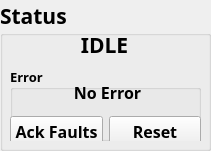
  <widget class="QGroupBox" name="groupBox_2">
   <property name="geometry">
    <rect>
     <x>30</x>
     <y>80</y>
     <width>211</width>
     <height>151</height>
    </rect>
   </property>
   <property name="font">
    <font>
     <family>Bahnschrift SemiBold</family>
     <pointsize>16</pointsize>
     <weight>75</weight>
     <bold>true</bold>
    </font>
   </property>
   <property name="title">
    <string>Status</string>
   </property>
   <widget class="QWidget" name="layoutWidget">
    <property name="geometry">
     <rect>
      <x>10</x>
      <y>30</y>
      <width>191</width>
      <height>111</height>
     </rect>
    </property>
    <layout class="QVBoxLayout" name="verticalLayout_2">
     <item>
      <widget class="QLabel" name="Cur_State">
       <property name="sizePolicy">
        <sizepolicy hsizetype="Fixed" vsizetype="Fixed">
         <horstretch>0</horstretch>
         <verstretch>0</verstretch>
        </sizepolicy>
       </property>
       <property name="minimumSize">
        <size>
         <width>189</width>
         <height>22</height>
        </size>
       </property>
       <property name="text">
        <string>IDLE</string>
       </property>
       <property name="alignment">
        <set>Qt::AlignCenter</set>
       </property>
      </widget>
     </item>
     <item>
      <widget class="QGroupBox" name="groupBox_3">
       <property name="font">
        <font>
         <pointsize>10</pointsize>
        </font>
       </property>
       <property name="title">
        <string>Error</string>
       </property>
       <property name="alignment">
        <set>Qt::AlignLeading|Qt::AlignLeft|Qt::AlignVCenter</set>
       </property>
       <widget class="QLabel" name="Faults_state">
        <property name="geometry">
         <rect>
          <x>20</x>
          <y>15</y>
          <width>155</width>
          <height>22</height>
         </rect>
        </property>
        <property name="sizePolicy">
         <sizepolicy hsizetype="Fixed" vsizetype="Fixed">
          <horstretch>0</horstretch>
          <verstretch>0</verstretch>
         </sizepolicy>
        </property>
        <property name="minimumSize">
         <size>
          <width>155</width>
          <height>22</height>
         </size>
        </property>
        <property name="font">
         <font>
          <pointsize>12</pointsize>
         </font>
        </property>
        <property name="text">
         <string>No Error</string>
        </property>
        <property name="alignment">
         <set>Qt::AlignCenter</set>
        </property>
       </widget>
       <widget class="QWidget" name="horizontalLayoutWidget">
        <property name="geometry">
         <rect>
          <x>0</x>
          <y>50</y>
          <width>191</width>
          <height>31</height>
         </rect>
        </property>
        <layout class="QHBoxLayout" name="horizontalLayout_9">
         <item>
          <widget class="QPushButton" name="Ack_faults_button">
           <property name="font">
            <font>
             <family>Bahnschrift SemiBold</family>
             <pointsize>12</pointsize>
             <weight>75</weight>
             <bold>true</bold>
            </font>
           </property>
           <property name="text">
            <string>Ack Faults</string>
           </property>
          </widget>
         </item>
         <item>
          <widget class="QPushButton" name="Reset_button">
           <property name="font">
            <font>
             <family>Bahnschrift SemiBold</family>
             <pointsize>12</pointsize>
             <weight>75</weight>
             <bold>true</bold>
            </font>
           </property>
           <property name="text">
            <string>Reset</string>
           </property>
          </widget>
         </item>
        </layout>
       </widget>
      </widget>
     </item>
    </layout>
   </widget>
  </widget>
